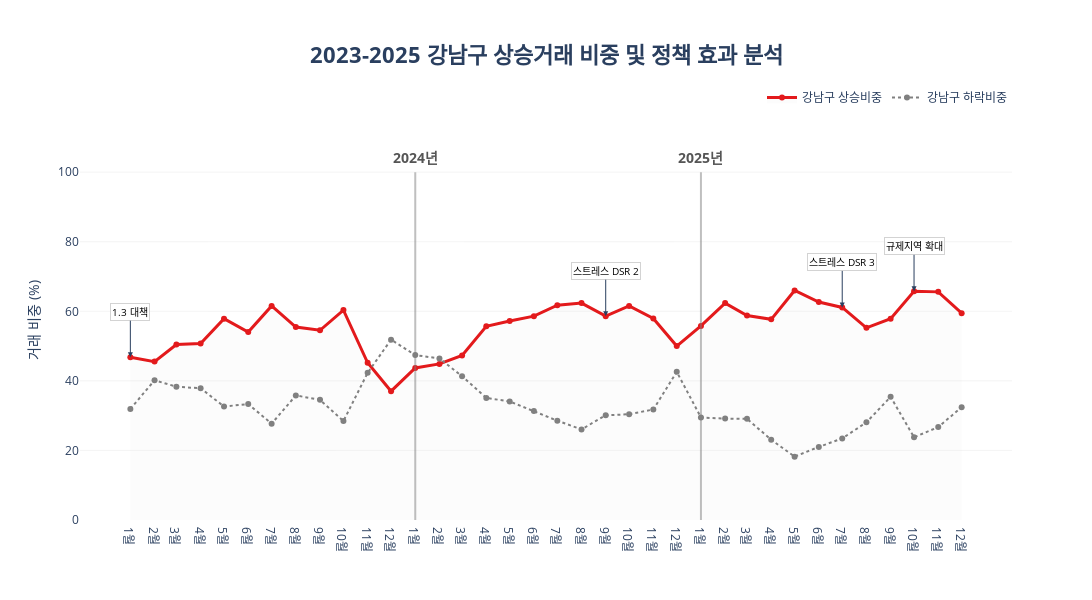
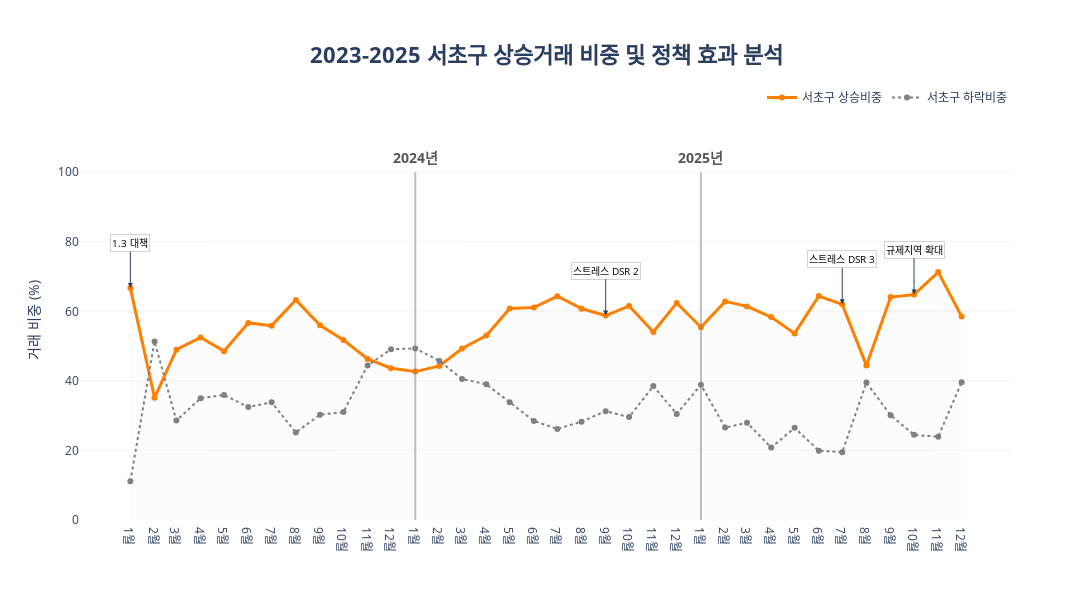
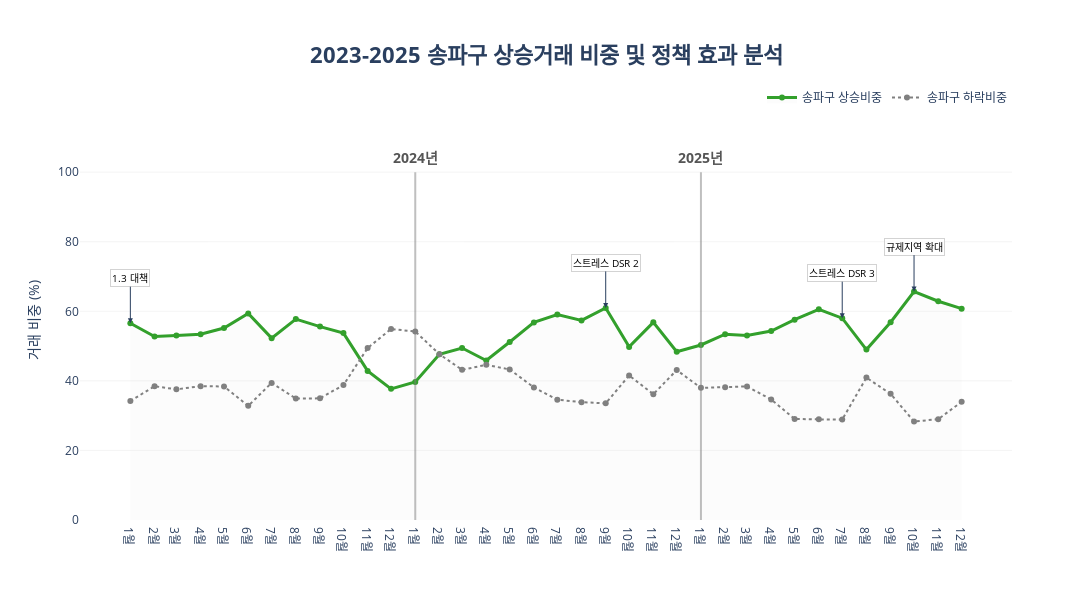

Here is the notebook cell these charts were saved with, in order:
### Markdown cell above
상승거래 비중 (Up-Trade Proportion)

- "사람들이 이전 가격보다 더 비싸게 살 의지가 있는가?"를 뜻합니다.
- 동일 단지, 동일 면적의 직전 거래가보다 높은 가격에 체결된 거래의 비율입니다.
- 해석 방법:
- 50% 이상: 시장이 매우 뜨겁습니다. 매수자가 매도자의 호가를 적극적으로 수용하는 **'매도자 우위 시장(Seller's Market)'**입니다.

하락거래 비중 (Down-Trade Proportion)

-" 급하게 팔아야 하는 매도자가 얼마나 많은가?"를 뜻합니다.
- 직전 거래가보다 낮은 가격에 체결된 거래의 비율입니다.
- 해석 방법:
- 비중 증가: 금리 부담이나 세금 문제 등으로 인해 가격을 낮춰서라도 팔려는 **'급매물'**이 소화되고 있다는 신호입니다.
-상승 비중 추월 (Dead Cross): 하락 비중이 상승 비중보다 높아지면 본격적인 **'하락 전환'**의 신호탄으로 해석합니다.

### Code cell
import pandas as pd
import plotly.graph_objects as go

# 1. 데이터 준비 및 상승/하락 분류
df_ana = df[(df['계약일'].dt.year >= 2023) & (df['계약일'].dt.year <= 2025)].copy()
df_ana = df_ana.sort_values(['자치구명', '건물명', '건물면적', '계약일'])

# 가격 차이 계산 (자치구별 그룹화)
df_ana['직전거래가'] = df_ana.groupby(['자치구명', '건물명', '건물면적'])['물건금액'].shift(1)
df_ana['가격차이'] = df_ana['물건금액'] - df_ana['직전거래가']

def classify_trade(diff):
    if pd.isna(diff): return None
    if diff > 0: return '상승'
    elif diff < 0: return '하락'
    else: return '보합'

df_ana['거래유형'] = df_ana['가격차이'].apply(classify_trade)
df_ana['연월'] = df_ana['계약일'].dt.strftime('%Y-%m')

# 2. 분석 대상 자치구 및 설정
gu_list = ['강남구', '서초구', '송파구']
colors = {'강남구': '#E31A1C', '서초구': '#FF7F00', '송파구': '#33A02C'}

# 주요 정책 시점 정의
policy_events = [
    {'date': '2023-01', 'text': '1.3 대책'},
    {'date': '2024-09', 'text': '스트레스 DSR 2'},
    {'date': '2025-07', 'text': '스트레스 DSR 3'},
    {'date': '2025-10', 'text': '규제지역 확대'}
]

for gu in gu_list:
    gu_df = df_ana[df_ana['자치구명'] == gu]
    
    # 월별 비중 계산
    type_counts = gu_df.groupby(['연월', '거래유형']).size().unstack(fill_value=0)
    for col in ['상승', '하락']:
        if col not in type_counts.columns: type_counts[col] = 0
    type_ratio = type_counts.div(type_counts.sum(axis=1), axis=0) * 100
    
    # 3. 시각화 생성
    fig = go.Figure()

    # 상승 거래 비중 (호버 소수점 2자리 적용)
    fig.add_trace(go.Scatter(
        x=type_ratio.index, y=type_ratio['상승'],
        name=f'{gu} 상승비중',
        mode='lines+markers',
        line=dict(color=colors[gu], width=3),
        fill='tozeroy',
        fillcolor='rgba(200, 200, 200, 0.05)',
        hovertemplate='<b>%{x} 상승비중</b><br>비중: %{y:.2f}%<extra></extra>'
    ))

    # 하락 거래 비중
    fig.add_trace(go.Scatter(
        x=type_ratio.index, y=type_ratio['하락'],
        name=f'{gu} 하락비중',
        mode='lines+markers',
        line=dict(color='grey', width=2, dash='dot'),
        hovertemplate='<b>%{x} 하락비중</b><br>비중: %{y:.2f}%<extra></extra>'
    ))

    # 4. 연도 시작점 실선 및 연도 텍스트 (0~100 높이 제한)
    years_to_mark = ['2024-01', '2025-01']
    for year_mark in years_to_mark:
        if year_mark in type_ratio.index:
            fig.add_shape(
                type="line", x0=year_mark, x1=year_mark, y0=0, y1=100,
                line=dict(color="rgba(128, 128, 128, 0.5)", width=2)
            )
            fig.add_annotation(
                x=year_mark, y=100, text=f"<b>{year_mark.split('-')[0]}년</b>",
                showarrow=False, yshift=15, font=dict(size=14, color="#555555")
            )

    # 5. 정책 시점 주석 추가 (구별 상승 비중 데이터 포인트에 배치)
    for event in policy_events:
        if event['date'] in type_ratio.index:
            fig.add_annotation(
                x=event['date'], y=type_ratio.loc[event['date'], '상승'],
                text=event['text'], showarrow=True, arrowhead=2,
                ax=0, ay=-45, font=dict(size=10, color="black"),
                bgcolor="rgba(255, 255, 255, 0.8)", bordercolor="lightgrey"
            )

    # 6. 레이아웃 및 X축 설정 ('1월', '2월'...)
    tick_vals = type_ratio.index
    tick_texts = [f"{int(m.split('-')[1])}월" for m in tick_vals]

    fig.update_layout(
        title=dict(
            text=f'<b>2023-2025 {gu} 상승거래 비중 및 정책 효과 분석</b>',
            x=0.5, y=0.92, font=dict(size=22)
        ),
        xaxis=dict(title=None, tickmode='array', tickvals=tick_vals, ticktext=tick_texts, showgrid=False),
        yaxis=dict(title="거래 비중 (%)", range=[0, 115], gridcolor='rgba(200, 200, 200, 0.2)', zeroline=False),
        template='plotly_white', height=600, width=1150,
        margin=dict(t=120, b=80),
        legend=dict(orientation="h", yanchor="bottom", y=1.02, xanchor="right", x=1)
    )

    fig.show()

### Figure 1 — Plotly figure (JSON) as saved in the notebook; plotly's stock layout.template omitted (floating-point values rounded to 4 significant figures)
{"data": [{"fill": "tozeroy", "fillcolor": "rgba(200, 200, 200, 0.05)", "hovertemplate": "<b>%{x} 상승비중</b><br>비중: %{y:.2f}%<extra></extra>", "line": {"color": "#E31A1C", "width": 3}, "mode": "lines+markers", "name": "강남구 상승비중", "type": "scatter", "x": ["2023-01", "2023-02", "2023-03", "2023-04", "2023-05", "2023-06", "2023-07", "2023-08", "2023-09", "2023-10", "2023-11", "2023-12", "2024-01", "2024-02", "2024-03", "2024-04", "2024-05", "2024-06", "2024-07", "2024-08", "2024-09", "2024-10", "2024-11", "2024-12", "2025-01", "2025-02", "2025-03", "2025-04", "2025-05", "2025-06", "2025-07", "2025-08", "2025-09", "2025-10", "2025-11", "2025-12"], "y": [46.81, 45.54, 50.47, 50.76, 57.89, 54.05, 61.54, 55.46, 54.55, 60.34, 45.19, 37.04, 43.7, 44.88, 47.31, 55.7, 57.2, 58.61, 61.75, 62.37, 58.6, 61.54, 57.94, 50.0, 55.79, 62.36, 58.8, 57.69, 65.99, 62.68, 61.11, 55.26, 57.89, 65.73, 65.59, 59.46]}, {"hovertemplate": "<b>%{x} 하락비중</b><br>비중: %{y:.2f}%<extra></extra>", "line": {"color": "grey", "dash": "dot", "width": 2}, "mode": "lines+markers", "name": "강남구 하락비중", "type": "scatter", "x": ["2023-01", "2023-02", "2023-03", "2023-04", "2023-05", "2023-06", "2023-07", "2023-08", "2023-09", "2023-10", "2023-11", "2023-12", "2024-01", "2024-02", "2024-03", "2024-04", "2024-05", "2024-06", "2024-07", "2024-08", "2024-09", "2024-10", "2024-11", "2024-12", "2025-01", "2025-02", "2025-03", "2025-04", "2025-05", "2025-06", "2025-07", "2025-08", "2025-09", "2025-10", "2025-11", "2025-12"], "y": [31.91, 40.18, 38.32, 37.88, 32.63, 33.33, 27.69, 35.81, 34.55, 28.45, 42.31, 51.85, 47.41, 46.46, 41.32, 35.09, 34.09, 31.34, 28.54, 26.05, 30.11, 30.4, 31.78, 42.59, 29.47, 29.15, 29.09, 23.08, 18.22, 21.01, 23.46, 28.07, 35.41, 23.78, 26.72, 32.43]}], "layout": {"annotations": [{"font": {"color": "#555555", "size": 14}, "showarrow": false, "text": "<b>2024년</b>", "x": "2024-01", "y": 100, "yshift": 15}, {"font": {"color": "#555555", "size": 14}, "showarrow": false, "text": "<b>2025년</b>", "x": "2025-01", "y": 100, "yshift": 15}, {"arrowhead": 2, "ax": 0, "ay": -45, "bgcolor": "rgba(255, 255, 255, 0.8)", "bordercolor": "lightgrey", "font": {"color": "black", "size": 10}, "showarrow": true, "text": "1.3 대책", "x": "2023-01", "y": 46.81}, {"arrowhead": 2, "ax": 0, "ay": -45, "bgcolor": "rgba(255, 255, 255, 0.8)", "bordercolor": "lightgrey", "font": {"color": "black", "size": 10}, "showarrow": true, "text": "스트레스 DSR 2", "x": "2024-09", "y": 58.6}, {"arrowhead": 2, "ax": 0, "ay": -45, "bgcolor": "rgba(255, 255, 255, 0.8)", "bordercolor": "lightgrey", "font": {"color": "black", "size": 10}, "showarrow": true, "text": "스트레스 DSR 3", "x": "2025-07", "y": 61.11}, {"arrowhead": 2, "ax": 0, "ay": -45, "bgcolor": "rgba(255, 255, 255, 0.8)", "bordercolor": "lightgrey", "font": {"color": "black", "size": 10}, "showarrow": true, "text": "규제지역 확대", "x": "2025-10", "y": 65.73}], "height": 600, "legend": {"orientation": "h", "x": 1, "xanchor": "right", "y": 1.02, "yanchor": "bottom"}, "margin": {"b": 80, "t": 120}, "shapes": [{"line": {"color": "rgba(128, 128, 128, 0.5)", "width": 2}, "type": "line", "x0": "2024-01", "x1": "2024-01", "y0": 0, "y1": 100}, {"line": {"color": "rgba(128, 128, 128, 0.5)", "width": 2}, "type": "line", "x0": "2025-01", "x1": "2025-01", "y0": 0, "y1": 100}], "title": {"font": {"size": 22}, "text": "<b>2023-2025 강남구 상승거래 비중 및 정책 효과 분석</b>", "x": 0.5, "y": 0.92}, "width": 1150, "xaxis": {"showgrid": false, "tickmode": "array", "ticktext": ["1월", "2월", "3월", "4월", "5월", "6월", "7월", "8월", "9월", "10월", "11월", "12월", "1월", "2월", "3월", "4월", "5월", "6월", "7월", "8월", "9월", "10월", "11월", "12월", "1월", "2월", "3월", "4월", "5월", "6월", "7월", "8월", "9월", "10월", "11월", "12월"], "tickvals": ["2023-01", "2023-02", "2023-03", "2023-04", "2023-05", "2023-06", "2023-07", "2023-08", "2023-09", "2023-10", "2023-11", "2023-12", "2024-01", "2024-02", "2024-03", "2024-04", "2024-05", "2024-06", "2024-07", "2024-08", "2024-09", "2024-10", "2024-11", "2024-12", "2025-01", "2025-02", "2025-03", "2025-04", "2025-05", "2025-06", "2025-07", "2025-08", "2025-09", "2025-10", "2025-11", "2025-12"], "title": {}}, "yaxis": {"gridcolor": "rgba(200, 200, 200, 0.2)", "range": [0, 115], "title": {"text": "거래 비중 (%)"}, "zeroline": false}}}

### Figure 2 — Plotly figure (JSON) as saved in the notebook; plotly's stock layout.template omitted (floating-point values rounded to 4 significant figures)
{"data": [{"fill": "tozeroy", "fillcolor": "rgba(200, 200, 200, 0.05)", "hovertemplate": "<b>%{x} 상승비중</b><br>비중: %{y:.2f}%<extra></extra>", "line": {"color": "#FF7F00", "width": 3}, "mode": "lines+markers", "name": "서초구 상승비중", "type": "scatter", "x": ["2023-01", "2023-02", "2023-03", "2023-04", "2023-05", "2023-06", "2023-07", "2023-08", "2023-09", "2023-10", "2023-11", "2023-12", "2024-01", "2024-02", "2024-03", "2024-04", "2024-05", "2024-06", "2024-07", "2024-08", "2024-09", "2024-10", "2024-11", "2024-12", "2025-01", "2025-02", "2025-03", "2025-04", "2025-05", "2025-06", "2025-07", "2025-08", "2025-09", "2025-10", "2025-11", "2025-12"], "y": [66.67, 35.14, 48.98, 52.5, 48.54, 56.67, 55.88, 63.27, 55.96, 51.72, 46.3, 43.64, 42.67, 44.29, 49.32, 53.05, 60.82, 61.07, 64.34, 60.76, 58.78, 61.54, 54.05, 62.41, 55.43, 62.85, 61.42, 58.33, 53.64, 64.39, 62.0, 44.44, 64.08, 64.8, 71.28, 58.49]}, {"hovertemplate": "<b>%{x} 하락비중</b><br>비중: %{y:.2f}%<extra></extra>", "line": {"color": "grey", "dash": "dot", "width": 2}, "mode": "lines+markers", "name": "서초구 하락비중", "type": "scatter", "x": ["2023-01", "2023-02", "2023-03", "2023-04", "2023-05", "2023-06", "2023-07", "2023-08", "2023-09", "2023-10", "2023-11", "2023-12", "2024-01", "2024-02", "2024-03", "2024-04", "2024-05", "2024-06", "2024-07", "2024-08", "2024-09", "2024-10", "2024-11", "2024-12", "2025-01", "2025-02", "2025-03", "2025-04", "2025-05", "2025-06", "2025-07", "2025-08", "2025-09", "2025-10", "2025-11", "2025-12"], "y": [11.11, 51.35, 28.57, 35.0, 35.92, 32.5, 33.82, 25.17, 30.28, 31.03, 44.44, 49.09, 49.33, 45.71, 40.54, 39.02, 33.88, 28.47, 26.18, 28.27, 31.3, 29.59, 38.51, 30.5, 38.86, 26.57, 27.96, 20.83, 26.49, 19.94, 19.5, 39.51, 30.1, 24.49, 23.94, 39.62]}], "layout": {"annotations": [{"font": {"color": "#555555", "size": 14}, "showarrow": false, "text": "<b>2024년</b>", "x": "2024-01", "y": 100, "yshift": 15}, {"font": {"color": "#555555", "size": 14}, "showarrow": false, "text": "<b>2025년</b>", "x": "2025-01", "y": 100, "yshift": 15}, {"arrowhead": 2, "ax": 0, "ay": -45, "bgcolor": "rgba(255, 255, 255, 0.8)", "bordercolor": "lightgrey", "font": {"color": "black", "size": 10}, "showarrow": true, "text": "1.3 대책", "x": "2023-01", "y": 66.67}, {"arrowhead": 2, "ax": 0, "ay": -45, "bgcolor": "rgba(255, 255, 255, 0.8)", "bordercolor": "lightgrey", "font": {"color": "black", "size": 10}, "showarrow": true, "text": "스트레스 DSR 2", "x": "2024-09", "y": 58.78}, {"arrowhead": 2, "ax": 0, "ay": -45, "bgcolor": "rgba(255, 255, 255, 0.8)", "bordercolor": "lightgrey", "font": {"color": "black", "size": 10}, "showarrow": true, "text": "스트레스 DSR 3", "x": "2025-07", "y": 62}, {"arrowhead": 2, "ax": 0, "ay": -45, "bgcolor": "rgba(255, 255, 255, 0.8)", "bordercolor": "lightgrey", "font": {"color": "black", "size": 10}, "showarrow": true, "text": "규제지역 확대", "x": "2025-10", "y": 64.8}], "height": 600, "legend": {"orientation": "h", "x": 1, "xanchor": "right", "y": 1.02, "yanchor": "bottom"}, "margin": {"b": 80, "t": 120}, "shapes": [{"line": {"color": "rgba(128, 128, 128, 0.5)", "width": 2}, "type": "line", "x0": "2024-01", "x1": "2024-01", "y0": 0, "y1": 100}, {"line": {"color": "rgba(128, 128, 128, 0.5)", "width": 2}, "type": "line", "x0": "2025-01", "x1": "2025-01", "y0": 0, "y1": 100}], "title": {"font": {"size": 22}, "text": "<b>2023-2025 서초구 상승거래 비중 및 정책 효과 분석</b>", "x": 0.5, "y": 0.92}, "width": 1150, "xaxis": {"showgrid": false, "tickmode": "array", "ticktext": ["1월", "2월", "3월", "4월", "5월", "6월", "7월", "8월", "9월", "10월", "11월", "12월", "1월", "2월", "3월", "4월", "5월", "6월", "7월", "8월", "9월", "10월", "11월", "12월", "1월", "2월", "3월", "4월", "5월", "6월", "7월", "8월", "9월", "10월", "11월", "12월"], "tickvals": ["2023-01", "2023-02", "2023-03", "2023-04", "2023-05", "2023-06", "2023-07", "2023-08", "2023-09", "2023-10", "2023-11", "2023-12", "2024-01", "2024-02", "2024-03", "2024-04", "2024-05", "2024-06", "2024-07", "2024-08", "2024-09", "2024-10", "2024-11", "2024-12", "2025-01", "2025-02", "2025-03", "2025-04", "2025-05", "2025-06", "2025-07", "2025-08", "2025-09", "2025-10", "2025-11", "2025-12"], "title": {}}, "yaxis": {"gridcolor": "rgba(200, 200, 200, 0.2)", "range": [0, 115], "title": {"text": "거래 비중 (%)"}, "zeroline": false}}}

### Figure 3 — Plotly figure (JSON) as saved in the notebook; plotly's stock layout.template omitted (floating-point values rounded to 4 significant figures)
{"data": [{"fill": "tozeroy", "fillcolor": "rgba(200, 200, 200, 0.05)", "hovertemplate": "<b>%{x} 상승비중</b><br>비중: %{y:.2f}%<extra></extra>", "line": {"color": "#33A02C", "width": 3}, "mode": "lines+markers", "name": "송파구 상승비중", "type": "scatter", "x": ["2023-01", "2023-02", "2023-03", "2023-04", "2023-05", "2023-06", "2023-07", "2023-08", "2023-09", "2023-10", "2023-11", "2023-12", "2024-01", "2024-02", "2024-03", "2024-04", "2024-05", "2024-06", "2024-07", "2024-08", "2024-09", "2024-10", "2024-11", "2024-12", "2025-01", "2025-02", "2025-03", "2025-04", "2025-05", "2025-06", "2025-07", "2025-08", "2025-09", "2025-10", "2025-11", "2025-12"], "y": [56.58, 52.75, 53.04, 53.39, 55.2, 59.38, 52.28, 57.76, 55.61, 53.73, 42.86, 37.7, 39.66, 47.65, 49.45, 45.85, 51.19, 56.81, 59.06, 57.37, 60.98, 49.77, 56.83, 48.37, 50.32, 53.41, 53.03, 54.33, 57.58, 60.57, 58.02, 48.99, 56.87, 65.66, 62.9, 60.77]}, {"hovertemplate": "<b>%{x} 하락비중</b><br>비중: %{y:.2f}%<extra></extra>", "line": {"color": "grey", "dash": "dot", "width": 2}, "mode": "lines+markers", "name": "송파구 하락비중", "type": "scatter", "x": ["2023-01", "2023-02", "2023-03", "2023-04", "2023-05", "2023-06", "2023-07", "2023-08", "2023-09", "2023-10", "2023-11", "2023-12", "2024-01", "2024-02", "2024-03", "2024-04", "2024-05", "2024-06", "2024-07", "2024-08", "2024-09", "2024-10", "2024-11", "2024-12", "2025-01", "2025-02", "2025-03", "2025-04", "2025-05", "2025-06", "2025-07", "2025-08", "2025-09", "2025-10", "2025-11", "2025-12"], "y": [34.21, 38.46, 37.57, 38.46, 38.4, 32.81, 39.42, 34.91, 34.98, 38.81, 49.45, 54.92, 54.19, 47.65, 43.17, 44.62, 43.27, 38.11, 34.59, 33.87, 33.54, 41.55, 36.16, 43.09, 37.99, 38.17, 38.4, 34.65, 29.05, 28.93, 28.88, 40.94, 36.26, 28.31, 28.99, 33.97]}], "layout": {"annotations": [{"font": {"color": "#555555", "size": 14}, "showarrow": false, "text": "<b>2024년</b>", "x": "2024-01", "y": 100, "yshift": 15}, {"font": {"color": "#555555", "size": 14}, "showarrow": false, "text": "<b>2025년</b>", "x": "2025-01", "y": 100, "yshift": 15}, {"arrowhead": 2, "ax": 0, "ay": -45, "bgcolor": "rgba(255, 255, 255, 0.8)", "bordercolor": "lightgrey", "font": {"color": "black", "size": 10}, "showarrow": true, "text": "1.3 대책", "x": "2023-01", "y": 56.58}, {"arrowhead": 2, "ax": 0, "ay": -45, "bgcolor": "rgba(255, 255, 255, 0.8)", "bordercolor": "lightgrey", "font": {"color": "black", "size": 10}, "showarrow": true, "text": "스트레스 DSR 2", "x": "2024-09", "y": 60.98}, {"arrowhead": 2, "ax": 0, "ay": -45, "bgcolor": "rgba(255, 255, 255, 0.8)", "bordercolor": "lightgrey", "font": {"color": "black", "size": 10}, "showarrow": true, "text": "스트레스 DSR 3", "x": "2025-07", "y": 58.02}, {"arrowhead": 2, "ax": 0, "ay": -45, "bgcolor": "rgba(255, 255, 255, 0.8)", "bordercolor": "lightgrey", "font": {"color": "black", "size": 10}, "showarrow": true, "text": "규제지역 확대", "x": "2025-10", "y": 65.66}], "height": 600, "legend": {"orientation": "h", "x": 1, "xanchor": "right", "y": 1.02, "yanchor": "bottom"}, "margin": {"b": 80, "t": 120}, "shapes": [{"line": {"color": "rgba(128, 128, 128, 0.5)", "width": 2}, "type": "line", "x0": "2024-01", "x1": "2024-01", "y0": 0, "y1": 100}, {"line": {"color": "rgba(128, 128, 128, 0.5)", "width": 2}, "type": "line", "x0": "2025-01", "x1": "2025-01", "y0": 0, "y1": 100}], "title": {"font": {"size": 22}, "text": "<b>2023-2025 송파구 상승거래 비중 및 정책 효과 분석</b>", "x": 0.5, "y": 0.92}, "width": 1150, "xaxis": {"showgrid": false, "tickmode": "array", "ticktext": ["1월", "2월", "3월", "4월", "5월", "6월", "7월", "8월", "9월", "10월", "11월", "12월", "1월", "2월", "3월", "4월", "5월", "6월", "7월", "8월", "9월", "10월", "11월", "12월", "1월", "2월", "3월", "4월", "5월", "6월", "7월", "8월", "9월", "10월", "11월", "12월"], "tickvals": ["2023-01", "2023-02", "2023-03", "2023-04", "2023-05", "2023-06", "2023-07", "2023-08", "2023-09", "2023-10", "2023-11", "2023-12", "2024-01", "2024-02", "2024-03", "2024-04", "2024-05", "2024-06", "2024-07", "2024-08", "2024-09", "2024-10", "2024-11", "2024-12", "2025-01", "2025-02", "2025-03", "2025-04", "2025-05", "2025-06", "2025-07", "2025-08", "2025-09", "2025-10", "2025-11", "2025-12"], "title": {}}, "yaxis": {"gridcolor": "rgba(200, 200, 200, 0.2)", "range": [0, 115], "title": {"text": "거래 비중 (%)"}, "zeroline": false}}}
